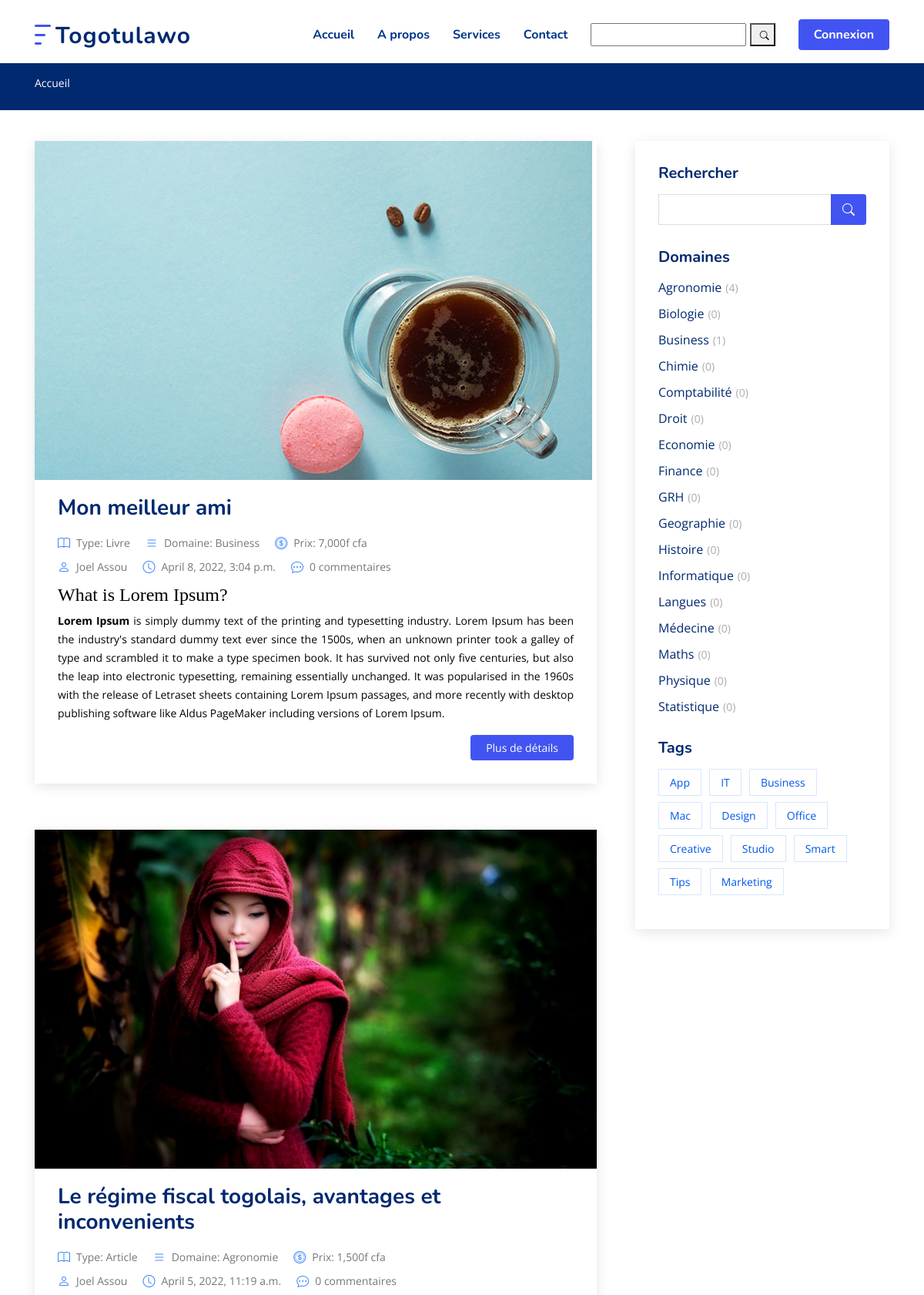
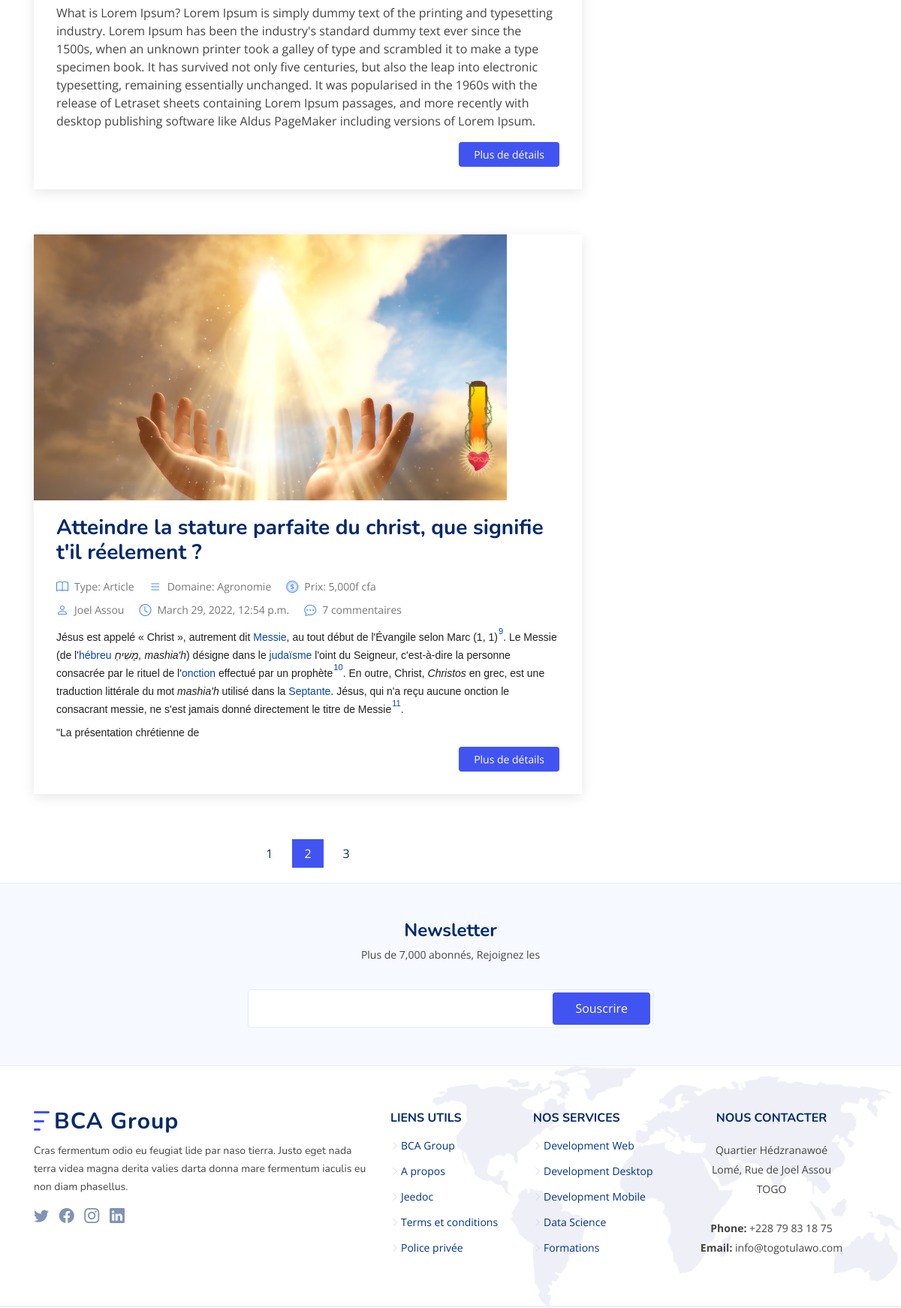
The page / (upper part) on the database its author committed (2 pictures, top to bottom).
### main/models/article.py (models this page shows, shortened)
class Article(models.Model):
    option =(
        ('Thèse', 'Thèse'),
        ('Mémoire', 'Mémoire'),
        ('Rapport de stage', 'Rapport de stage'),
        ('Document de synthèse', 'Document de synthèse'),
        ('Article', 'Article'),
        ('Livre', 'Livre'),
    )
    class Meta:
        ordering = ["-publish_date"]
        get_latest_by = "publish_date"
    title = models.CharField(max_length=300, unique=True)
    subtitle = models.CharField(max_length=255, blank=True)
    slug = models.SlugField(max_length=300, unique=True)
    contenu = FroalaField()
    couverture = models.ImageField(upload_to='files/couverture')
    auteur = models.ForeignKey(Auteur, null=False, on_delete=models.CASCADE)
    domaine = models.ForeignKey(Categorie, null=False, on_delete=models.CASCADE)
    type = models.CharField(max_length=100, choices=option)
    resource = models.FileField(upload_to="files/resource")
    discount = models.IntegerField(null=False, default=0)
    price = models.IntegerField(null=False)
    is_draft = models.BooleanField(default=True)
    active = models.BooleanField(default=False)
    date_created = models.DateTimeField(auto_now_add=True)
    date_modified = models.DateTimeField(auto_now=True)
    publish_date = models.DateTimeField(auto_now_add=True)

class Categorie(models.Model):
    name = models.CharField(max_length=255)
    slug = models.SlugField(max_length=300, unique=True)
    def __str__(self):
        return self.name

### account/models.py (models this page shows)
class Auteur(models.Model):
    user = models.OneToOneField(User, on_delete=models.CASCADE)
    niveau_etude = models.CharField(max_length=50, choices=option)
    faculte = models.CharField(max_length=50)
    annee_graduation = models.DateField()
    tel = models.CharField(max_length=8)
    website = models.URLField(max_length=200, blank=True)
    bio = models.CharField(max_length=1000, blank=True)
    token = models.CharField(max_length=100)
    image = models.ImageField(default="profile2.png", null=True, blank=True, upload_to='files/profic_pic')
    def __str__(self):
        return self.user.get_full_name()

### main/views/homepage.py (the view)
# urls.py: path('', home_page, name='accueil'),
def home_page(request):
    article = Article.objects.filter(active=True, is_draft=False,)
    category = Categorie.objects.all()
    context = {'article':article, 'category':category}
    return render(request, template_name = "main_base.html", context=context)

### main/templatetags/article_custom_tags.py (called while the page is built)
@register.filter
def cfa(price):
    return f'{price}f cfa'

### main/templates/main_base.html (shortened to what this page needs)
{% load static %}
{% load article_custom_tags %}
{% load humanize %}
<!DOCTYPE html>
<html lang="en">
<head>
  <link href="{% static 'main/assets/vendor/bootstrap/css/bootstrap.min.css' %}" rel="stylesheet">
  <link href="{% static 'main/assets/vendor/bootstrap-icons/bootstrap-icons.css' %}" rel="stylesheet">
  <link href="{% static 'main/assets/vendor/aos/aos.css' %}" rel="stylesheet">
  <link href="{% static 'main/assets/vendor/remixicon/remixicon.css' %}" rel="stylesheet">
  <link href="{% static 'main/assets/vendor/swiper/swiper-bundle.min.css' %}" rel="stylesheet">
  <link href="{% static 'main/assets/vendor/glightbox/css/glightbox.min.css' %}" rel="stylesheet">
  <link rel="stylesheet" href="{% static '/assets/fonts/feather/css/feather.css' %}">
  <link rel="stylesheet" type="text/css" href="https://stackpath.bootstrapcdn.com/bootstrap/4.3.1/css/bootstrap.min.css"
>
  <link rel="stylesheet" href="https://cdnjs.cloudflare.com/ajax/libs/font-awesome/4.7.0/css/font-awesome.min.css">
  <link href="{% static 'main/assets/css/style.css' %}" rel="stylesheet">
  <link href="{% static 'main/assets/css/rating.css' %}" rel="stylesheet">
</head>
<body>
  <header id="header" class="header fixed-top">
    <div class="container-fluid container-xl d-flex align-items-center justify-content-between">
      <a href="{% url 'accueil' %}" class="logo d-flex align-items-center">
        <img src="{% static 'main/assets/img/logo.png' %}" alt="">
        <span>Togotulawo</span>
      </a>
      <nav id="navbar" class="navbar">
        <ul>
          <li><a class="nav-link scrollto " href="{% url 'accueil' %}">Accueil</a></li>
          <li><a class="nav-link scrollto" href="#about">A propos</a></li>
          <li><a class="nav-link scrollto" href="#services">Services</a></li>
          <li><a class="nav-link scrollto" href="#contact">Contact</a></li>
          <li><a>
            <div class="sidebar-item search-form">
              <form action="/recherche/" method="get">
                <input type="text" name="filter" id="filter"/>
                <button type="submit"><i class="bi bi-search"></i></button>
              </form>
          </div></a></li>
          {% if request.user.is_authenticated %}
          {% if user.client %}
          <li><a class="getstarted scrollto" href="">Ma Bibliothèque</a></li>
          {%else%}
          <li><a class="getstarted scrollto" href="{% url 'tableau' %}">Tableau de bord</a></li>
          {% endif %}
          {%else%}
          <li><a class="getstarted scrollto" href="">Connexion</a></li>
          {% endif %}
        </ul>
      </nav>
    </div>
  </header>
  {% block content %}
  <main id="main">
    <section class="breadcrumbs">
      <div class="container">
        <ol>
          <li><a href="{% url 'accueil' %}">Accueil</a></li>
        </ol>
      </div>
    </section>
    <section id="blog" class="blog">
      <div class="container" data-aos="fade-up">
        <div class="row">
          <div class="col-lg-8 entries">
            {% for a in article %}
            <article class="entry">
              <div class="entry-img">
                <img src="{{a.couverture.url}}" alt="" class="img-fluid">
              </div>
              <h2 class="entry-title">
                <a href="/article/{{a.slug}}">{{a.title}}</a>
              </h2>
              <div class="entry-meta">
                <ul>
                  <li class="d-flex align-items-center"><i class="bi bi-book"></i> <a href="blog-single.html">Type: {{a.type}}</a></li>
                  <li class="d-flex align-items-center"> <i class="bi bi-list"></i><a href="blog-single.html">Domaine: {{a.domaine}}</a></li>
                  <li class="d-flex align-items-center"><i class="bi bi-coin"></i> <a href="blog-single.html">Prix: {{a.price|intcomma|cfa}}</a></li>
                </ul>
              </div>
              <div class="entry-meta">
                <ul>
                  <li class="d-flex align-items-center"><i class="bi bi-person"></i> <a href="blog-single.html">{{a.auteur}}</a></li>
                  <li class="d-flex align-items-center"><i class="bi bi-clock"></i> <a href="blog-single.html"><time datetime="2020-01-01">{{a.publish_date}}</time></a></li>
                  <li class="d-flex align-items-center"><i class="bi bi-chat-dots"></i> <a href="blog-single.html">{{a.comment_set.all.count}} commentaires</a></li>
                </ul>
              </div>
              <div class="entry-content">
                <p>
                  {{a.contenu|safe}}
                </p>
                <div class="read-more">
                  <a href="/article/{{a.slug}}">Plus de détails</a>
                </div>
              </div>
            </article>
            {% endfor %}
            <div class="blog-pagination">
              <ul class="justify-content-center">
                <li><a href="#">1</a></li>
                <li class="active"><a href="#">2</a></li>
                <li><a href="#">3</a></li>
              </ul>
            </div>
          </div>
          <div class="col-lg-4">
            <div class="sidebar">
              <h3 class="sidebar-title">Rechercher</h3>
              <div class="sidebar-item search-form">
                <form action="/recherche/" method="get">
                  <input type="text" name="filter" id="filter"/>
                  <button type="submit"><i class="bi bi-search"></i></button>
                </form>
              </div>
              <h3 class="sidebar-title">Domaines</h3>
              <div class="sidebar-item categories">
                <ul>
                  {% for cat in category  %}
                  <li><a href="{% url 'categorie' cat.slug %}">{{cat.name}}<span>({{cat.article_set.all.count}})</span></a></li>
                  {% endfor %}
                </ul>
              </div>
              <h3 class="sidebar-title">Tags</h3>
              <div class="sidebar-item tags">
                <ul>
                  <li><a href="#">App</a></li>
                  <li><a href="#">IT</a></li>
                  <li><a href="#">Business</a></li>
                  <li><a href="#">Mac</a></li>
                  <li><a href="#">Design</a></li>
                  <li><a href="#">Office</a></li>
                  <li><a href="#">Creative</a></li>
                  <li><a href="#">Studio</a></li>
                  <li><a href="#">Smart</a></li>
                  <li><a href="#">Tips</a></li>
                  <li><a href="#">Marketing</a></li>
                </ul>
              </div>
            </div>
          </div>
        </div>
      </div>
    </section>
  </main>
  {% endblock %}
  <footer id="footer" class="footer">
    <div class="footer-newsletter">
      <div class="container">
        <div class="row justify-content-center">
          <div class="col-lg-12 text-center">
            <h4>Newsletter</h4>
            <p>Plus de 7,000 abonnés, Rejoignez les</p>
          </div>
          <div class="col-lg-6">
            <form action="" method="post">
              <input type="email" name="email"><input type="submit" value="Souscrire">
            </form>
          </div>
        </div>
      </div>
    </div>
    <div class="footer-top">
      <div class="container">
        <div class="row gy-4">
          <div class="col-lg-5 col-md-12 footer-info">
            <a href="index.html" class="logo d-flex align-items-center">
              <img src="assets/img/logo.png" alt="">
              <span>BCA Group</span>
            </a>
            <p>Cras fermentum odio eu feugiat lide par naso tierra. Justo eget nada terra videa magna derita valies darta donna mare fermentum iaculis eu non diam phasellus.</p>
            <div class="social-links mt-3">
              <a href="#" class="twitter"><i class="bi bi-twitter"></i></a>
              <a href="#" class="facebook"><i class="bi bi-facebook"></i></a>
              <a href="#" class="instagram"><i class="bi bi-instagram"></i></a>
              <a href="#" class="linkedin"><i class="bi bi-linkedin"></i></a>
            </div>
          </div>
          <div class="col-lg-2 col-6 footer-links">
            <h4>Liens Utils</h4>
            <ul>
              <li><i class="bi bi-chevron-right"></i> <a href="#">BCA Group</a></li>
              <li><i class="bi bi-chevron-right"></i> <a href="#">A propos</a></li>
              <li><i class="bi bi-chevron-right"></i> <a href="#">Jeedoc</a></li>
              <li><i class="bi bi-chevron-right"></i> <a href="#">Terms et conditions</a></li>
              <li><i class="bi bi-chevron-right"></i> <a href="#">Police privée</a></li>
            </ul>
          </div>
          <div class="col-lg-2 col-6 footer-links">
            <h4>Nos Services</h4>
            <ul>
              <li><i class="bi bi-chevron-right"></i> <a href="#">Development Web</a></li>
              <li><i class="bi bi-chevron-right"></i> <a href="#">Development Desktop</a></li>
              <li><i class="bi bi-chevron-right"></i> <a href="#">Development Mobile</a></li>
              <li><i class="bi bi-chevron-right"></i> <a href="#">Data Science</a></li>
              <li><i class="bi bi-chevron-right"></i> <a href="#">Formations</a></li>
            </ul>
          </div>
          <div class="col-lg-3 col-md-12 footer-contact text-center text-md-start">
            <h4>Nous Contacter</h4>
            <p>
              Quartier Hédzranawoé <br>
              Lomé, Rue de Joel Assou<br>
              TOGO <br><br>
              <strong>Phone:</strong> +228 79 83 18 75<br>
              <strong>Email:</strong> info@togotulawo.com<br>
            </p>
          </div>
        </div>
      </div>
    </div>
  </footer>
</body>
</html>

### rows shown on the page
Article: couverture (picture), title "Mon meilleur ami", type "Livre", domaine "Business", price|cfa "7,000f cfa", auteur "Joel Assou", publish_date "April 8, 2022, 3:04 p.m.", comment_set.all.count "0", contenu "What is Lorem Ipsum? Lorem Ipsum is simply dummy text of the printing and typesetting industry. Lorem Ipsum has been the industry's standard dummy text ever since the 1500s, when an unknown printer took a galley of type and scrambled it to make a type specimen book. It has survived not only five centuries, but also the leap into electronic typesetting, remaining essentially unchanged. It was popularised in the 1960s with the release of Letraset sheets containing Lorem Ipsum passages, and more recently with desktop publishing software like Aldus PageMaker including versions of Lorem Ipsum."
Article: couverture (picture), title "Le régime fiscal togolais, avantages et inconvenients", type "Article", domaine "Agronomie", price|cfa "1,500f cfa", auteur "Joel Assou", publish_date "April 5, 2022, 11:19 a.m.", comment_set.all.count "0", contenu "What is Lorem Ipsum? Lorem Ipsum is simply dummy text of the printing and typesetting industry. Lorem Ipsum has been the industry's standard dummy text ever since the 1500s, when an unknown printer took a galley of type and scrambled it to make a type specimen book. It has survived not only five centuries, but also the leap into electronic typesetting, remaining essentially unchanged. It was popularised in the 1960s with the release of Letraset sheets containing Lorem Ipsum passages, and more recently with desktop publishing software like Aldus PageMaker including versions of Lorem Ipsum."
Article: couverture (picture), title "Atteindre la stature parfaite du christ, que signifie t'il réelement ?", type "Article", domaine "Agronomie", price|cfa "5,000f cfa", auteur "Joel Assou", publish_date "March 29, 2022, 12:54 p.m.", comment_set.all.count "7", contenu "Jésus est appelé « Christ », autrement dit Messie , au tout début de l'Évangile selon Marc (1, 1) 9 . Le Messie (de l' hébreu מָשִׁיחַ, mashia'h ) désigne dans le judaïsme l'oint du Seigneur, c'est-à-dire la personne consacrée par le rituel de l' onction effectué par un prophète 10 . En outre, Christ, Christos en grec, est une traduction littérale du mot mashia'h utilisé dans la Septante . Jésus, qui n'a reçu aucune onction le consacrant messie, ne s'est jamais donné directement le titre de Messie 11 . \"La présentation chrétienne de"
Categorie: name "Agronomie", article_set.all.count "4"
Categorie: name "Biologie", article_set.all.count "0"
Categorie: name "Business", article_set.all.count "1"
Categorie: name "Chimie", article_set.all.count "0"
Categorie: name "Comptabilité", article_set.all.count "0"
Categorie: name "Droit", article_set.all.count "0"
Categorie: name "Economie", article_set.all.count "0"
Categorie: name "Finance", article_set.all.count "0"
Categorie: name "GRH", article_set.all.count "0"
Categorie: name "Geographie", article_set.all.count "0"
Categorie: name "Histoire", article_set.all.count "0"
Categorie: name "Informatique", article_set.all.count "0"
Categorie: name "Langues", article_set.all.count "0"
Categorie: name "Médecine", article_set.all.count "0"
Categorie: name "Maths", article_set.all.count "0"
Categorie: name "Physique", article_set.all.count "0"
Categorie: name "Statistique", article_set.all.count "0"
